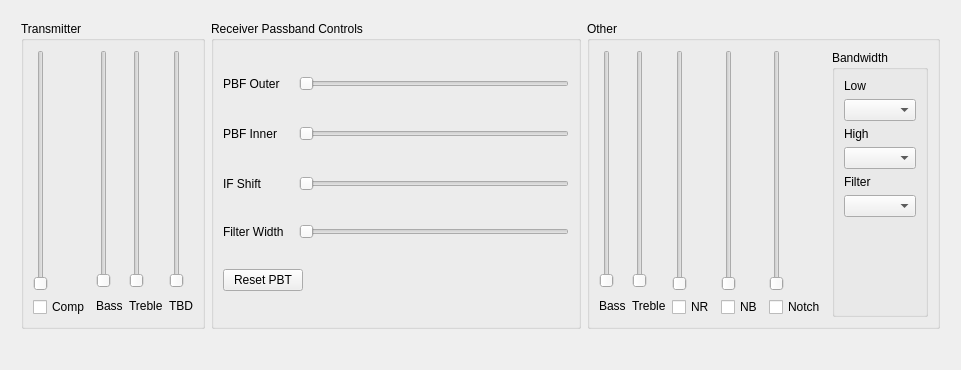
<?xml version="1.0" encoding="UTF-8"?>
<ui version="4.0">
 <class>transceiverAdjustments</class>
 <widget class="QWidget" name="transceiverAdjustments">
  <property name="geometry">
   <rect>
    <x>0</x>
    <y>0</y>
    <width>961</width>
    <height>370</height>
   </rect>
  </property>
  <property name="windowTitle">
   <string>Form</string>
  </property>
  <layout class="QVBoxLayout" name="verticalLayout">
   <item>
    <layout class="QHBoxLayout" name="horizontalLayout">
     <property name="leftMargin">
      <number>10</number>
     </property>
     <property name="topMargin">
      <number>10</number>
     </property>
     <property name="rightMargin">
      <number>10</number>
     </property>
     <property name="bottomMargin">
      <number>10</number>
     </property>
     <item>
      <widget class="QGroupBox" name="transmitterControlsGroupBox">
       <property name="title">
        <string>Transmitter</string>
       </property>
       <layout class="QHBoxLayout" name="horizontalLayout_2">
        <item>
         <layout class="QVBoxLayout" name="compVertLayout">
          <property name="leftMargin">
           <number>0</number>
          </property>
          <property name="topMargin">
           <number>0</number>
          </property>
          <property name="rightMargin">
           <number>0</number>
          </property>
          <property name="bottomMargin">
           <number>0</number>
          </property>
          <item>
           <widget class="QSlider" name="compSlider">
            <property name="minimumSize">
             <size>
              <width>0</width>
              <height>230</height>
             </size>
            </property>
            <property name="orientation">
             <enum>Qt::Vertical</enum>
            </property>
           </widget>
          </item>
          <item>
           <widget class="QCheckBox" name="compChkBox">
            <property name="text">
             <string>Comp</string>
            </property>
           </widget>
          </item>
         </layout>
        </item>
        <item>
         <layout class="QVBoxLayout" name="bassTxVertLayout">
          <item>
           <widget class="QSlider" name="bassTxSlider">
            <property name="minimumSize">
             <size>
              <width>0</width>
              <height>230</height>
             </size>
            </property>
            <property name="orientation">
             <enum>Qt::Vertical</enum>
            </property>
           </widget>
          </item>
          <item>
           <widget class="QLabel" name="bassTxLabel">
            <property name="minimumSize">
             <size>
              <width>0</width>
              <height>23</height>
             </size>
            </property>
            <property name="text">
             <string>Bass</string>
            </property>
           </widget>
          </item>
         </layout>
        </item>
        <item>
         <layout class="QVBoxLayout" name="trebleTxVertLayout">
          <item>
           <widget class="QSlider" name="trebleTxSlider">
            <property name="minimumSize">
             <size>
              <width>0</width>
              <height>230</height>
             </size>
            </property>
            <property name="orientation">
             <enum>Qt::Vertical</enum>
            </property>
           </widget>
          </item>
          <item>
           <widget class="QLabel" name="trebleTxLabel">
            <property name="minimumSize">
             <size>
              <width>0</width>
              <height>23</height>
             </size>
            </property>
            <property name="text">
             <string>Treble</string>
            </property>
           </widget>
          </item>
         </layout>
        </item>
        <item>
         <layout class="QVBoxLayout" name="tbdVertLayout">
          <item>
           <widget class="QSlider" name="tbdSlider">
            <property name="minimumSize">
             <size>
              <width>0</width>
              <height>230</height>
             </size>
            </property>
            <property name="orientation">
             <enum>Qt::Vertical</enum>
            </property>
           </widget>
          </item>
          <item>
           <widget class="QLabel" name="tbdLabel">
            <property name="minimumSize">
             <size>
              <width>0</width>
              <height>23</height>
             </size>
            </property>
            <property name="text">
             <string>TBD</string>
            </property>
           </widget>
          </item>
         </layout>
        </item>
       </layout>
      </widget>
     </item>
     <item>
      <widget class="QGroupBox" name="receiverControlsGroupBox">
       <property name="title">
        <string>Receiver Passband Controls</string>
       </property>
       <layout class="QVBoxLayout" name="verticalLayout_2">
        <item>
         <layout class="QHBoxLayout" name="horizontalLayout_7">
          <property name="leftMargin">
           <number>0</number>
          </property>
          <property name="topMargin">
           <number>0</number>
          </property>
          <property name="rightMargin">
           <number>0</number>
          </property>
          <property name="bottomMargin">
           <number>0</number>
          </property>
          <item>
           <widget class="QLabel" name="TPBFOuterLabel">
            <property name="minimumSize">
             <size>
              <width>70</width>
              <height>0</height>
             </size>
            </property>
            <property name="maximumSize">
             <size>
              <width>70</width>
              <height>16777215</height>
             </size>
            </property>
            <property name="text">
             <string>PBF Outer</string>
            </property>
           </widget>
          </item>
          <item>
           <widget class="QSlider" name="TPBFOuterSlider">
            <property name="minimumSize">
             <size>
              <width>230</width>
              <height>20</height>
             </size>
            </property>
            <property name="maximum">
             <number>255</number>
            </property>
            <property name="orientation">
             <enum>Qt::Horizontal</enum>
            </property>
           </widget>
          </item>
         </layout>
        </item>
        <item>
         <layout class="QHBoxLayout" name="horizontalLayout_3">
          <property name="leftMargin">
           <number>0</number>
          </property>
          <property name="topMargin">
           <number>0</number>
          </property>
          <property name="rightMargin">
           <number>0</number>
          </property>
          <property name="bottomMargin">
           <number>0</number>
          </property>
          <item>
           <widget class="QLabel" name="TPBFInnerLabel">
            <property name="minimumSize">
             <size>
              <width>70</width>
              <height>0</height>
             </size>
            </property>
            <property name="maximumSize">
             <size>
              <width>70</width>
              <height>16777215</height>
             </size>
            </property>
            <property name="text">
             <string>PBF Inner</string>
            </property>
           </widget>
          </item>
          <item>
           <widget class="QSlider" name="TPBFInnerSlider">
            <property name="minimumSize">
             <size>
              <width>230</width>
              <height>20</height>
             </size>
            </property>
            <property name="maximum">
             <number>255</number>
            </property>
            <property name="orientation">
             <enum>Qt::Horizontal</enum>
            </property>
           </widget>
          </item>
         </layout>
        </item>
        <item>
         <layout class="QHBoxLayout" name="horizontalLayout_6">
          <item>
           <widget class="QLabel" name="IFShiftLabel">
            <property name="minimumSize">
             <size>
              <width>70</width>
              <height>0</height>
             </size>
            </property>
            <property name="maximumSize">
             <size>
              <width>70</width>
              <height>16777215</height>
             </size>
            </property>
            <property name="text">
             <string>IF Shift</string>
            </property>
           </widget>
          </item>
          <item>
           <widget class="QSlider" name="IFShiftSlider">
            <property name="minimumSize">
             <size>
              <width>230</width>
              <height>20</height>
             </size>
            </property>
            <property name="maximum">
             <number>255</number>
            </property>
            <property name="orientation">
             <enum>Qt::Horizontal</enum>
            </property>
           </widget>
          </item>
         </layout>
        </item>
        <item>
         <layout class="QHBoxLayout" name="horizontalLayout_9">
          <item>
           <widget class="QLabel" name="label">
            <property name="minimumSize">
             <size>
              <width>70</width>
              <height>0</height>
             </size>
            </property>
            <property name="maximumSize">
             <size>
              <width>70</width>
              <height>16777215</height>
             </size>
            </property>
            <property name="text">
             <string>Filter Width</string>
            </property>
           </widget>
          </item>
          <item>
           <widget class="QSlider" name="passbandWidthSlider">
            <property name="minimum">
             <number>1</number>
            </property>
            <property name="maximum">
             <number>100</number>
            </property>
            <property name="orientation">
             <enum>Qt::Horizontal</enum>
            </property>
           </widget>
          </item>
         </layout>
        </item>
        <item>
         <layout class="QHBoxLayout" name="horizontalLayout_8">
          <item>
           <widget class="QPushButton" name="resetPBTbtn">
            <property name="text">
             <string>Reset PBT</string>
            </property>
           </widget>
          </item>
          <item>
           <spacer name="horizontalSpacer_2">
            <property name="orientation">
             <enum>Qt::Horizontal</enum>
            </property>
            <property name="sizeHint" stdset="0">
             <size>
              <width>40</width>
              <height>20</height>
             </size>
            </property>
           </spacer>
          </item>
         </layout>
        </item>
       </layout>
      </widget>
     </item>
     <item>
      <widget class="QGroupBox" name="otherGrpBox">
       <property name="title">
        <string>Other</string>
       </property>
       <layout class="QHBoxLayout" name="horizontalLayout_5">
        <item>
         <layout class="QVBoxLayout" name="bassRxVertLayout">
          <item>
           <widget class="QSlider" name="bassRxSlider">
            <property name="minimumSize">
             <size>
              <width>0</width>
              <height>230</height>
             </size>
            </property>
            <property name="orientation">
             <enum>Qt::Vertical</enum>
            </property>
           </widget>
          </item>
          <item>
           <widget class="QLabel" name="bassRxLabel">
            <property name="minimumSize">
             <size>
              <width>0</width>
              <height>23</height>
             </size>
            </property>
            <property name="text">
             <string>Bass</string>
            </property>
           </widget>
          </item>
         </layout>
        </item>
        <item>
         <layout class="QVBoxLayout" name="trebleRxVertLayout">
          <item>
           <widget class="QSlider" name="trebleRxSlider">
            <property name="minimumSize">
             <size>
              <width>0</width>
              <height>230</height>
             </size>
            </property>
            <property name="orientation">
             <enum>Qt::Vertical</enum>
            </property>
           </widget>
          </item>
          <item>
           <widget class="QLabel" name="trebleRxLabel">
            <property name="minimumSize">
             <size>
              <width>0</width>
              <height>23</height>
             </size>
            </property>
            <property name="text">
             <string>Treble</string>
            </property>
           </widget>
          </item>
         </layout>
        </item>
        <item>
         <layout class="QVBoxLayout" name="NRRxVertLayout">
          <item>
           <widget class="QSlider" name="NRRxSlider">
            <property name="minimumSize">
             <size>
              <width>0</width>
              <height>230</height>
             </size>
            </property>
            <property name="orientation">
             <enum>Qt::Vertical</enum>
            </property>
           </widget>
          </item>
          <item>
           <widget class="QCheckBox" name="NRRxCheckBox">
            <property name="text">
             <string>NR</string>
            </property>
           </widget>
          </item>
         </layout>
        </item>
        <item>
         <layout class="QVBoxLayout" name="NBRxVertLayout">
          <item>
           <widget class="QSlider" name="NBRxSlider">
            <property name="minimumSize">
             <size>
              <width>0</width>
              <height>230</height>
             </size>
            </property>
            <property name="orientation">
             <enum>Qt::Vertical</enum>
            </property>
           </widget>
          </item>
          <item>
           <widget class="QCheckBox" name="NBRxChkBox">
            <property name="text">
             <string>NB</string>
            </property>
           </widget>
          </item>
         </layout>
        </item>
        <item>
         <layout class="QVBoxLayout" name="notchRxVertLayout">
          <item>
           <widget class="QSlider" name="notchRxSlider">
            <property name="minimumSize">
             <size>
              <width>0</width>
              <height>230</height>
             </size>
            </property>
            <property name="orientation">
             <enum>Qt::Vertical</enum>
            </property>
           </widget>
          </item>
          <item>
           <widget class="QCheckBox" name="notchRxChkBox">
            <property name="text">
             <string>Notch</string>
            </property>
           </widget>
          </item>
         </layout>
        </item>
        <item>
         <widget class="QGroupBox" name="bandwidthGroupBox">
          <property name="title">
           <string>Bandwidth</string>
          </property>
          <layout class="QVBoxLayout" name="verticalLayout_12">
           <item>
            <widget class="QLabel" name="lowBandwidthLabel">
             <property name="text">
              <string>Low</string>
             </property>
            </widget>
           </item>
           <item>
            <widget class="QComboBox" name="lowBandwidthCombo"/>
           </item>
           <item>
            <widget class="QLabel" name="highBandwidthLabel">
             <property name="text">
              <string>High</string>
             </property>
            </widget>
           </item>
           <item>
            <widget class="QComboBox" name="highBandwidthCombo"/>
           </item>
           <item>
            <widget class="QLabel" name="filterBandwidthLabel">
             <property name="text">
              <string>Filter</string>
             </property>
            </widget>
           </item>
           <item>
            <widget class="QComboBox" name="filterBandwidthCombo"/>
           </item>
           <item>
            <spacer name="verticalSpacer">
             <property name="orientation">
              <enum>Qt::Vertical</enum>
             </property>
             <property name="sizeHint" stdset="0">
              <size>
               <width>20</width>
               <height>40</height>
              </size>
             </property>
            </spacer>
           </item>
          </layout>
         </widget>
        </item>
       </layout>
      </widget>
     </item>
    </layout>
   </item>
   <item>
    <layout class="QHBoxLayout" name="horizontalLayout_4">
     <property name="topMargin">
      <number>0</number>
     </property>
     <item>
      <spacer name="horizontalSpacer">
       <property name="orientation">
        <enum>Qt::Horizontal</enum>
       </property>
       <property name="sizeHint" stdset="0">
        <size>
         <width>40</width>
         <height>20</height>
        </size>
       </property>
      </spacer>
     </item>
    </layout>
   </item>
  </layout>
 </widget>
 <resources/>
 <connections/>
</ui>
